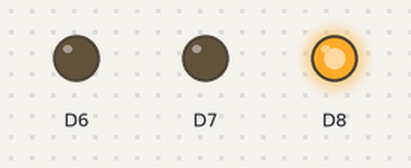
This sketch was run on a simulated ESP8266 (NodeMCU). On the bench: output pins drawn as LEDs (lit = HIGH).

Above: at 0.2 s.
At 2.2 s:
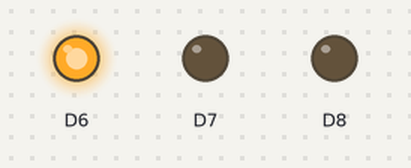
At 4.7 s:
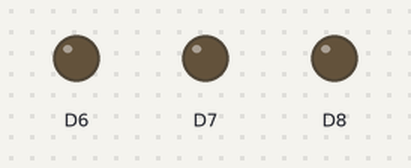
At 8.2 s:
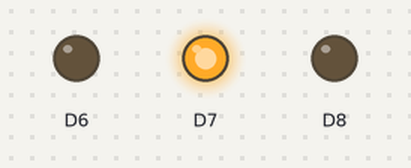
Timing chart, 0 to 9.1 s (numbered marks = the images above):
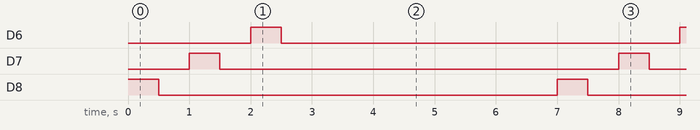

Measured:
- by itself, D6–8: alternates HIGH for 0.50 s and LOW for 6.5 s
- by itself, everything shown: repeats every 7.0 s, in 6 steps

The sketch:

chichara.ino
```cpp
void setup() {
  // put your setup code here, to run once:
   pinMode(D8,OUTPUT);
   pinMode(D7,OUTPUT);
   pinMode(D6,OUTPUT);
   pinMode(D1,INPUT);
   pinMode(D2,INPUT);
   pinMode(D3,INPUT);
   pinMode(D5,INPUT);

}

void loop() {
  // put your main code here, to run repeatedly:
  digitalWrite(D8,HIGH);
      delay(500);
   digitalWrite(D8,LOW);
      delay(500);

 digitalWrite(D7,HIGH);
      delay(500);
   digitalWrite(D7,LOW);
      delay(500);


 digitalWrite(D6,HIGH);
      delay(500);
   digitalWrite(D6,LOW);
      delay(500);

 digitalWrite(D1,HIGH);
      delay(500);
   digitalWrite(D1,LOW);
      delay(500);

  digitalWrite(D2,HIGH);
      delay(500);
   digitalWrite(D2,LOW);
      delay(500);

   digitalWrite(D3,HIGH);
      delay(500);
   digitalWrite(D3,LOW);
      delay(500);

   digitalWrite(D5,HIGH);
      delay(500);
   digitalWrite(D5,LOW);
      delay(500);
  }
```
